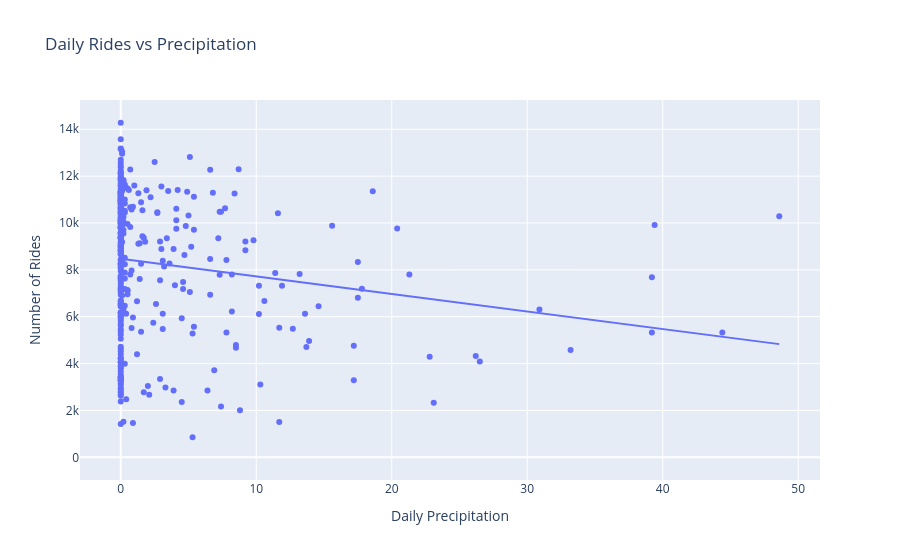

Notebook code cell kept with this figure:
### Code cell
fig = px.scatter(
    bike_weather_daily,
    x="precipitation_sum",
    y="number_of_rides",
    trendline="ols",
    title="Daily Rides vs Precipitation"
)

fig.update_layout(
    xaxis_title="Daily Precipitation",
    yaxis_title="Number of Rides"
)

fig.show()

### Figure 1 — Plotly figure (JSON) as saved in the notebook; plotly's stock layout.template omitted (floating-point values rounded to 4 significant figures; data arrays with more than 128 entries replaced by an {"elided": "..."} marker saying what was removed)
{"data": [{"hovertemplate": "precipitation_sum=%{x}<br>number_of_rides=%{y}<extra></extra>", "legendgroup": "", "marker": {"color": "#636efa", "symbol": "circle"}, "mode": "markers", "name": "", "orientation": "v", "showlegend": false, "type": "scatter", "x": {"elided": "366 float values"}, "xaxis": "x", "y": {"elided": "366 int values"}, "yaxis": "y"}, {"hovertemplate": "<b>OLS trendline</b><br>number_of_rides = -74.8693 * precipitation_sum + 8469.64<br>R<sup>2</sup>=0.030921<br><br>precipitation_sum=%{x}<br>number_of_rides=%{y} <b>(trend)</b><extra></extra>", "legendgroup": "", "marker": {"color": "#636efa", "symbol": "circle"}, "mode": "lines", "name": "", "showlegend": false, "type": "scatter", "x": {"elided": "365 float values"}, "xaxis": "x", "y": {"elided": "365 float values"}, "yaxis": "y"}], "layout": {"legend": {"tracegroupgap": 0}, "title": {"text": "Daily Rides vs Precipitation"}, "xaxis": {"anchor": "y", "domain": [0, 1], "title": {"text": "Daily Precipitation"}}, "yaxis": {"anchor": "x", "domain": [0, 1], "title": {"text": "Number of Rides"}}}}
